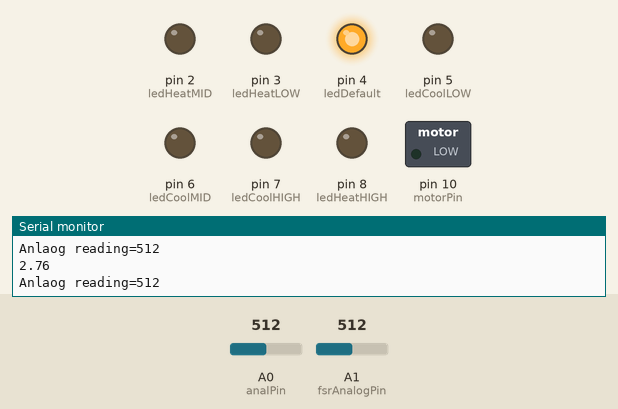
Bench run of a sketch on a simulated Arduino Uno, built with avr-gcc and run on an emulated ATmega328P. Shown: switched loads named in the sketch (green lamp = pin HIGH), output pins drawn as LEDs (lit = HIGH), the last lines printed to the serial monitor. The inputs (shaded band) are chosen by the test bench; at power-on: A0 (analPin) = 512, A1 (fsrAnalogPin) = 512.

Above: at 9.8 s.
9.9 s: A0 (analPin) set to 0
At 17.3 s:
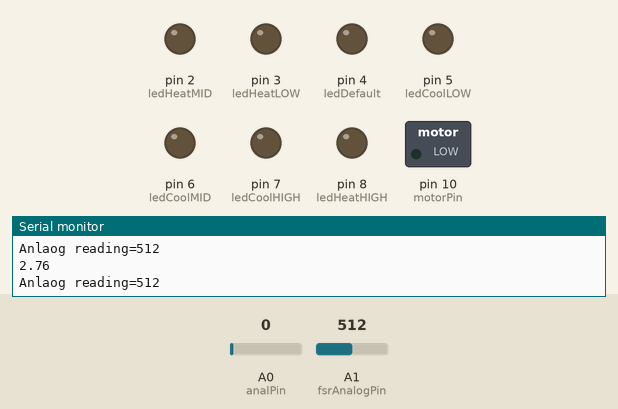
19.5 s: A0 (analPin) set to 1023
At 20.4 s:
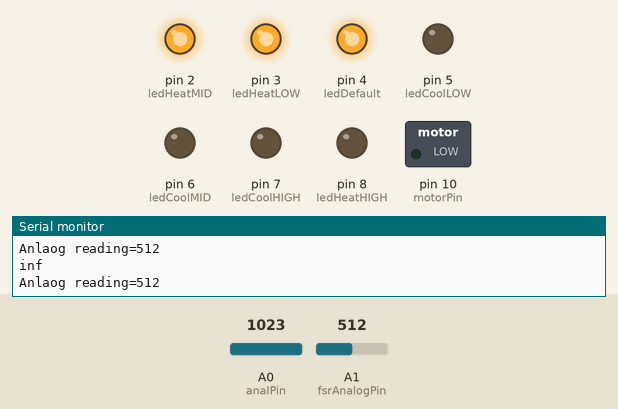
Timing chart, 0 to 34.5 s (numbered marks = the images above; inputs shaded):
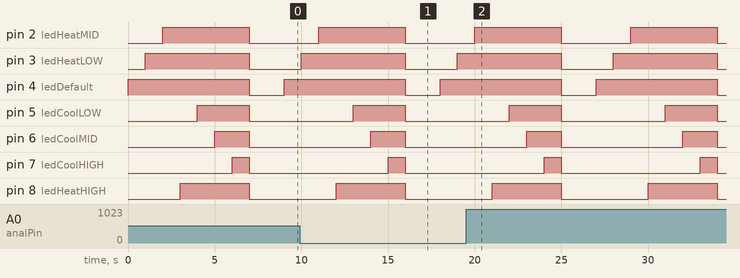

Measured:
- by itself, pin 2 (ledHeatMID): alternates HIGH for 5.0 s and LOW for 4.0 s
- by itself, pin 5 (ledCoolLOW): alternates HIGH for 3.0 s and LOW for 6.0 s
- by itself, pin 6 (ledCoolMID): alternates HIGH for 2.0 s and LOW for 7.0 s
- by itself, pin 7 (ledCoolHIGH): alternates HIGH for 1.0 s and LOW for 8.0 s
- by itself, pin 8 (ledHeatHIGH): alternates HIGH for 4.0 s and LOW for 5.0 s

The sketch:

project.ino
```cpp
/*
   Temperature Alarm
*/
float sinVal;
int toneVal;
unsigned long tepTimer ;

/*
  Temperature variables
*/
int analPin=0;
int val=0;
long x=0, vcc=4840;
float th=0, celcius=0;
float t=0;
float tc=0;


/*
  FSR variables
*/
int fsrAnalogPin=1;
int fsrReading;


/*
  LED variables
*/
int ledHeatLOW=3;
int ledHeatMID=2;
int ledHeatHIGH=8;
int ledDefault=4;
int ledCoolLOW=5;
int ledCoolMID=6;
int ledCoolHIGH=7;


/**
 *  Motor Variables
 */

int motorPin=10;

void setup(){
    pinMode(ledDefault, OUTPUT);
    pinMode(ledHeatLOW, OUTPUT);
    pinMode(ledHeatMID, OUTPUT);
    pinMode(ledHeatHIGH, OUTPUT);
    pinMode(ledCoolLOW, OUTPUT);
    pinMode(ledCoolMID, OUTPUT);
    pinMode(ledCoolHIGH, OUTPUT);

    pinMode(motorPin, OUTPUT);

    Serial.begin(9600);
}

void loop(){
    val=analogRead(analPin);
    x=map(val, 0, 1023, 0, vcc);
    th=(((float)(vcc-x)*10.0)/(float)x)*1000.0;
    celcius=((log(4.0*th-3000.0)/(-0.024119329)+473)-32.0)/1.8;
    t=(log(4.0*th-3000.0)/(-0.024119329)+473);
    tc=t-273.15;

    Serial.println(celcius);

//FSR
    fsrReading=analogRead(fsrAnalogPin);
    Serial.print("Anlaog reading=");
    Serial.println(fsrReading);
//If there is no pressure, fsrReading will be 73.
// We would define that there is a enough pressure
// if the value of fsrReading become more than 300.


//Motor (0~255)speed

    digitalWrite(ledDefault, HIGH);
    delay(1000);
    digitalWrite(ledHeatLOW, HIGH);
    delay(1000);
    digitalWrite(ledHeatMID, HIGH);
    delay(1000);
    digitalWrite(ledHeatHIGH, HIGH);
    delay(1000);
    digitalWrite(ledCoolLOW, HIGH);
    delay(1000);
    digitalWrite(ledCoolMID, HIGH);
    delay(1000);
    digitalWrite(ledCoolHIGH, HIGH);
    delay(1000);

    digitalWrite(ledDefault, LOW);
    digitalWrite(ledHeatLOW, LOW);
    digitalWrite(ledHeatMID, LOW);
    digitalWrite(ledHeatHIGH, LOW);
    digitalWrite(ledCoolLOW, LOW);
    digitalWrite(ledCoolMID, LOW);
    digitalWrite(ledCoolHIGH, LOW);

    delay(2000);
}
```
